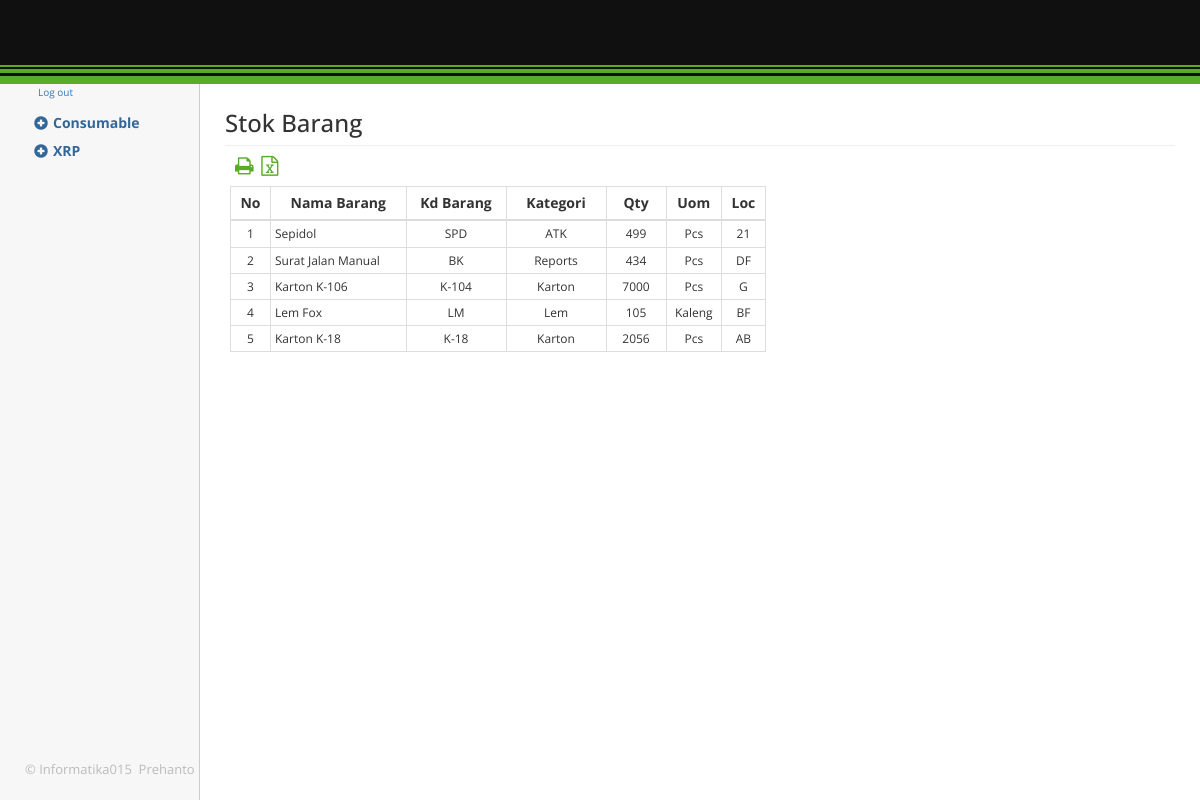
The app's page /karton.php with its own data.
### tables this page shows
CREATE TABLE `stock` (
  `id_stock` int(11) NOT NULL,
  `id_barang` int(11) NOT NULL,
  `kd_barang` varchar(11) NOT NULL,
  `nama_barang` varchar(50) NOT NULL,
  `kategori` varchar(50) NOT NULL,
  `stok` int(11) NOT NULL,
  `satuan` varchar(11) NOT NULL,
  `location` varchar(11) NOT NULL
);

### karton.php (the view, shortened to what this page needs)
<?php
include "header.php";
include "config.php";
?>
        <div class="col-sm-9 col-sm-offset-3 col-md-10 col-md-offset-2 main">
        	<div class="col-md-12">
        		<h3 class="page-header" style="margin-top: 15px;margin:10px;">Stok Barang<small></small></h3>
        		<div class="col-sm-7">
        		<a href="lap_stock.php" data-toggle="tooltip" title="Print"><i class="fa fa-print fa-2x" style="margin-bottom: 10px;padding: 0 0 0 5px;color:#5aab26;"></i></a>
        		<a href="xlstockbarang.php" data-toggle="tooltip" title="Excel"><i class="fa fa-file-excel-o fa-2x" style="margin-bottom: 10px;padding: 0 0 0 5px;color:#5aab26;"></i></a>
        	        <table id="example" class="table table-bordered" width="100%">
                      <thead>
                          <tr style="font-size: 14px;">
                              <th style='text-align: center;padding:6px;width: 40px;'>No</th>
                              <th style='text-align: center;padding:6px;'>Nama Barang</th>
                              <th style='text-align: center;padding:6px;width: 100px;'>Kd Barang</th>
                              <th style='text-align: center;padding:6px;width: 100px;'>Kategori</th>
                              <th style='text-align: center;padding:6px;width:60px;'>Qty</th>
                              <th style='text-align: center;padding:6px;'>Uom</th>
                              <th style='text-align: center;padding:6px;'>Loc</th>
                          </tr>
                      </thead>
                      <tbody>
                            <?php
                                    $query = mysqli_query($con,"SELECT * FROM stock ORDER BY id_stock DESC");
                    			$no=1;
								while ($tampil = mysqli_fetch_array($query)) {
								echo "<tr style='font-size: 12px;'>
								<td style='text-align: center;padding: 4px;'>$no</td>";
								echo"
								<td style='padding: 4px;'>$tampil[nama_barang]</td>
                <td style='text-align: center;padding: 4px;'>$tampil[kd_barang]</td>
								<td style='text-align: center;padding: 4px;'>$tampil[kategori]</td>
                <td style='text-align: center;padding: 4px;'>$tampil[stok]</td>
								<td style='text-align: center;padding: 4px;'>$tampil[satuan]</td>
								<td style='text-align: center;padding: 4px;'>$tampil[location]</td
								</tr>";
								$no++;}
							?>
                      </tbody>
                    </table>
				</div>
			</div>
		</div>
		<div class="clearfix"> </div>
  </body>
</html>

### css/dashboard.css (style rules this page uses)
body { padding-top: 50px; }
.main { padding: 20px; }
@media (min-width: 768px) { .main { padding-right: 40px; padding-left: 40px; } }
.main .page-header { margin-top: 0; }

### css/style.css (style rules this page uses)
body { background:#fff; font-size:100%; font-family: 'Open Sans', sans-serif; }
body a { transition: 0.5s all; -webkit-transition: 0.5s all; -o-transition: 0.5s all; -moz-transition: 0.5s all; -ms-transition: 0.5s all; }
.main { padding: 5em 0 0 0; }

### records on screen
stock: nama_barang "Sepidol", kd_barang "SPD", kategori "ATK", stok "499", satuan "Pcs", location "21"
stock: nama_barang "Surat Jalan Manual", kd_barang "BK", kategori "Reports", stok "434", satuan "Pcs", location "DF"
stock: nama_barang "Karton K-106", kd_barang "K-104", kategori "Karton", stok "7000", satuan "Pcs", location "G"
stock: nama_barang "Lem Fox", kd_barang "LM", kategori "Lem", stok "105", satuan "Kaleng", location "BF"
stock: nama_barang "Karton K-18", kd_barang "K-18", kategori "Karton", stok "2056", satuan "Pcs", location "AB"
